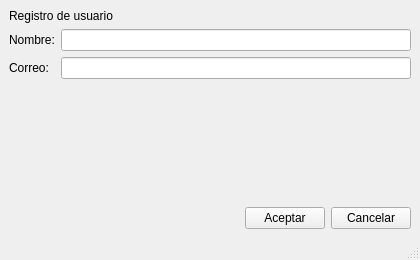
<?xml version="1.0" encoding="UTF-8"?>
<ui version="4.0">
 <class>MainWindow</class>
 <widget class="QMainWindow" name="MainWindow">
  <property name="geometry">
   <rect>
    <x>0</x>
    <y>0</y>
    <width>420</width>
    <height>260</height>
   </rect>
  </property>
  <property name="windowTitle">
   <string>Plantilla</string>
  </property>
  <widget class="QWidget" name="centralwidget">
   <layout class="QVBoxLayout" name="vlPrincipal">
    <item>
     <widget class="QLabel" name="lblTitulo">
      <property name="text">
       <string>Registro de usuario</string>
      </property>
     </widget>
    </item>
    <item>
     <layout class="QFormLayout" name="formDatos">
      <item row="0" column="0">
       <widget class="QLabel" name="lblNombre">
        <property name="text">
         <string>Nombre:</string>
        </property>
       </widget>
      </item>
      <item row="0" column="1">
       <widget class="QLineEdit" name="editNombre"/>
      </item>
      <item row="1" column="0">
       <widget class="QLabel" name="lblCorreo">
        <property name="text">
         <string>Correo:</string>
        </property>
       </widget>
      </item>
      <item row="1" column="1">
       <widget class="QLineEdit" name="editCorreo"/>
      </item>
     </layout>
    </item>
    <item>
     <spacer name="verticalSpacer">
      <property name="orientation">
       <enum>Qt::Orientation::Vertical</enum>
      </property>
      <property name="sizeHint" stdset="0">
       <size>
        <width>20</width>
        <height>40</height>
       </size>
      </property>
     </spacer>
    </item>
    <item>
     <layout class="QHBoxLayout" name="hlBotones">
      <item>
       <spacer name="horizontalSpacer">
        <property name="orientation">
         <enum>Qt::Orientation::Horizontal</enum>
        </property>
        <property name="sizeHint" stdset="0">
         <size>
          <width>40</width>
          <height>20</height>
         </size>
        </property>
       </spacer>
      </item>
      <item>
       <widget class="QPushButton" name="btnAceptar">
        <property name="text">
         <string>Aceptar</string>
        </property>
       </widget>
      </item>
      <item>
       <widget class="QPushButton" name="btnCancelar">
        <property name="text">
         <string>Cancelar</string>
        </property>
       </widget>
      </item>
     </layout>
    </item>
   </layout>
  </widget>
  <widget class="QMenuBar" name="menubar">
   <property name="geometry">
    <rect>
     <x>0</x>
     <y>0</y>
     <width>420</width>
     <height>22</height>
    </rect>
   </property>
  </widget>
  <widget class="QStatusBar" name="statusbar"/>
 </widget>
 <resources/>
 <connections/>
</ui>
